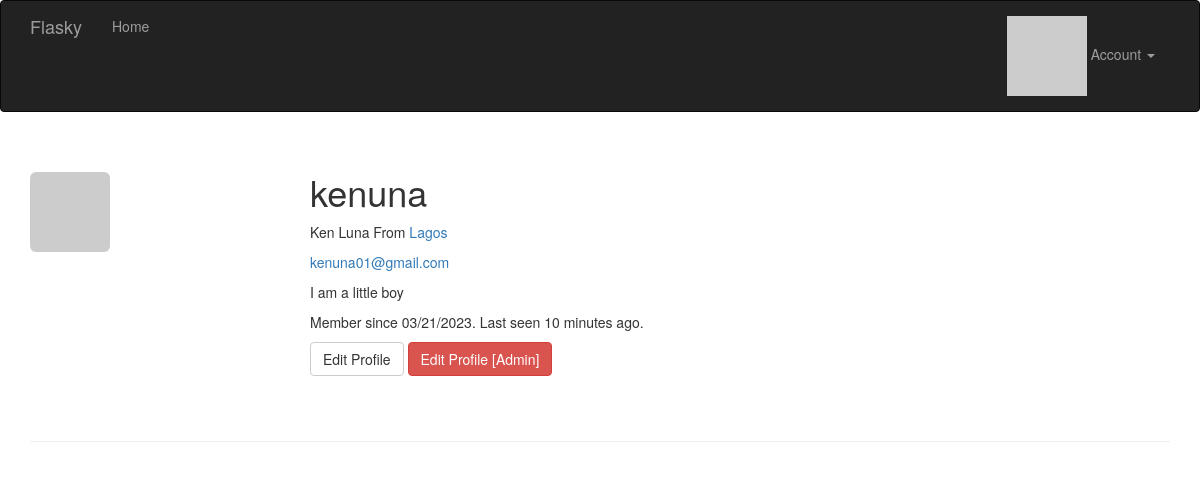
/user/kenuna (signed in), run on an earlier commit of the app's database.
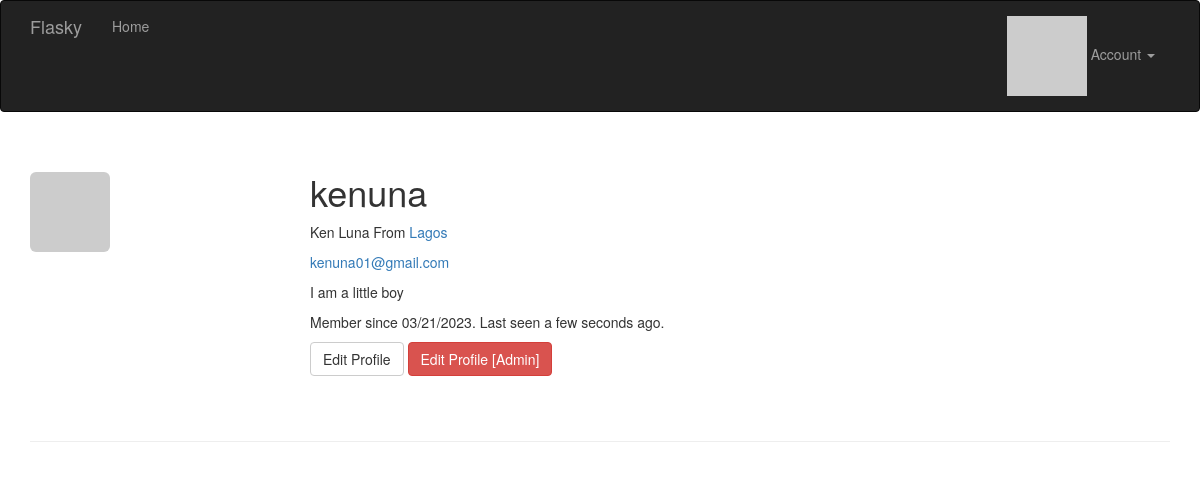
And on a later commit of the database.
### app/models.py (models this page shows, shortened)
class User(UserMixin, db.Model):
    __tablename__ = 'users'
    id = db.Column(db.Integer, primary_key=True)
    email = db.Column(db.String(64), unique=True, index=True)
    username = db.Column(db.String(64), unique=True, index=True)
    password_hash = db.Column(db.String(128))
    role_id = db.Column(db.Integer, db.ForeignKey('roles.id'))
    confirmed = db.Column(db.Boolean, default=False)
    name = db.Column(db.String(64))
    location = db.Column(db.String(64))
    about_me = db.Column(db.Text())
    member_since = db.Column(db.DateTime(), default=datetime.utcnow)
    last_seen = db.Column(db.DateTime(), default=datetime.utcnow)
    avatar_hash = db.Column(db.String(32))
    @property
    def password(self):
        raise AttributeError('password is not a readable attribute')
    def ping(self):
        self.last_seen = datetime.utcnow()
        db.session.add(self)
        db.session.commit()
    def can(self, perm):
        return self.role is not None and self.role.has_permission(perm)
    def is_administrator(self):
        return self.can(Permission.ADMIN)
    def gravatar(self, size=100, default='identicon', rating='g'):
        if request.is_secure:
            url = 'https://secure.gravatar.com/avatar'
        else:
            url = 'https://gravatar.com/avatar'
        hash = hashlib.md5(self.email.lower().encode('utf-8')).hexdigest()
        return '{url}/{hash}?s={size}&d={default}&r={rating}'.format(
            url=url, hash=hash, size=size, default=default, rating=rating)

### app/main/views.py (the view)
@main.route('/user/<username>')
def user(username):
    user = User.query.filter_by(username=username).first_or_404()
    return render_template('user.html', user=user)

### app/auth/views.py (called while the page is built)
@auth.before_app_request
def before_request():
    if current_user.is_authenticated:
        current_user.ping()
        if not current_user.confirmed \
                and request.endpoint \
                and request.blueprint != 'auth' \
                and request.endpoint != 'static':
            return redirect(url_for('auth.unconfirmed'))

### app/main/__init__.py (called while the page is built)
@main.app_context_processor
def inject_permissions():
    return dict(Permission=Permission)

### app/models.py (called while the page is built)
@login_manager.user_loader
def load_user(user_id):
    return User.query.get(int(user_id))

    def has_permission(self, perm):
        return self.permissions & perm == perm

### app/templates/user.html (shortened to what this page needs)
{% extends "base.html" %}
{% block page_content %}
<div class="page-header">
    <img class="img-rounded profile-thumbnail" src="{{ current_user.gravatar(size=256) }}">
    <div class="profile-header">
        <h1>{{ user.username }}</h1>
        {% if user.name or user.location %}
        <p>
            {% if user.name %}{{ user.name }}{% endif %}
            {% if user.location %}
                From <a href="http://maps.google.com/?q={{ user.location }}">
                    {{ user.location }}
                </a>
            {% endif %}
        </p>
        {% endif %}
        {% if current_user.is_administrator() %}
        <p><a href="mailto:{{ user.email }}">{{ user.email }}</a></p>
        {% endif %}
        {% if user.about_me %}<p>{{ user.about_me }}</p>{% endif %}
        <p>
            Member since {{ moment(user.member_since).format('L') }}.
            Last seen {{ moment(user.last_seen).fromNow() }}.
        </p>
        <p>
        {% if user == current_user %}
        <a class="btn btn-default" href="{{ url_for('.edit_profile') }}">
            Edit Profile
        </a>
        {% endif %}
        {% if current_user.is_administrator() %}
        <a class="btn btn-danger"
            href="{{ url_for('.edit_profile_admin', id=user.id) }}">
            Edit Profile [Admin]
        </a>
        {% endif %}
        </p>
    </div>
</div>
{% endblock %}

### app/templates/base.html (shortened to what this page needs)
{% extends "bootstrap/base.html" %}
{% block head %}
{{ super() }}
<link rel="stylesheet" type="text/css" href="{{ url_for('static', filename='styles.css') }}">
{% endblock %}
{% block navbar %}
<div class="navbar navbar-inverse" role="navigation">
    <div class="container">
        <div class="navbar-header">
            <a class="navbar-brand" href="{{ url_for('main.index') }}">Flasky</a>
        </div>
        <div class="navbar-collapse collapse">
            <ul class="nav navbar-nav">
                <li><a href="{{ url_for('main.index') }}">Home</a></li>
            </ul>
            <ul class="nav navbar-nav navbar-right">
                {% if current_user.is_authenticated %}
                <li class="dropdown">
                    <a href="#" class="dropdown-toggle" data-toggle="dropdown">
                        <img src="{{ current_user.gravatar(size=18) }}">
                        Account <b class="caret"></b>
                    </a>
                </li>
                {% else %}
                <li><a href="{{ url_for('auth.login') }}">Log In</a></li>
                {% endif %}
            </ul>
        </div>
    </div>
</div>
{% endblock %}
{% block content %}
<div class="container">
    {% block page_content %}{% endblock %}
</div>
{% endblock %}

### app/static/styles.css (style rules this page uses)
.profile-thumbnail { position: absolute; }
.profile-header { min-height: 260px; margin-left: 280px; }

What changed in the data, as far as the page shows it:
changed User "kenuna": last_seen "10 minutes ago" → "a few seconds ago"
